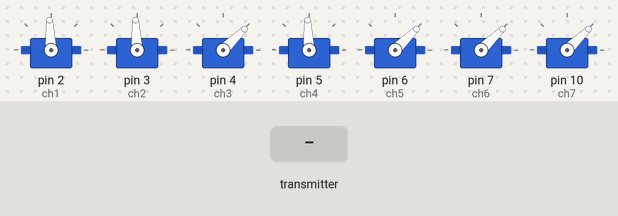
Bench run of a sketch on a simulated Arduino Uno, built with avr-gcc and run on an emulated ATmega328P. On the bench: 7 × servo. Inputs (shaded band) come from the test bench. No radio packets arrive unless stated; what the sketch prints to the serial monitor is not drawn.

Above: at 4.2 s.
4.3 s: the transmitter starts sending potLX = 64
At 5.5 s:
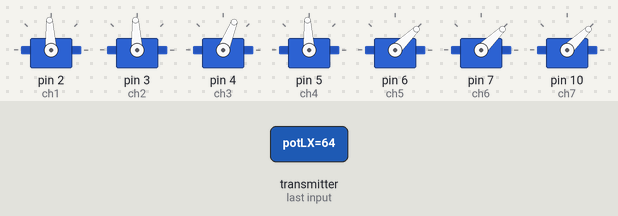
5.8 s: the transmitter starts sending potLY = 0
At 6.9 s:
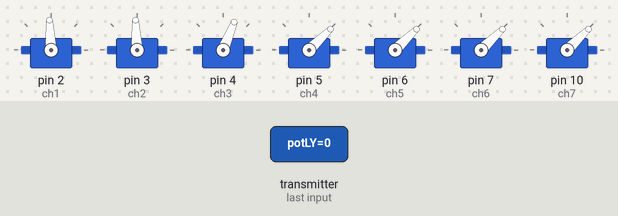
7.3 s: the transmitter starts sending potRX = 0
At 7.8 s:
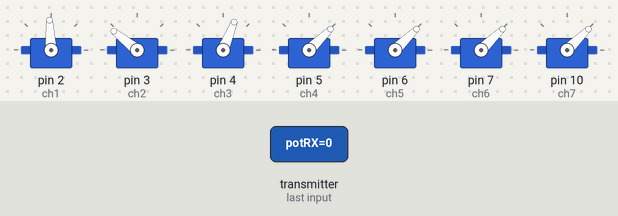
8.8 s: the transmitter starts sending potRY = 0
At 10.0 s:
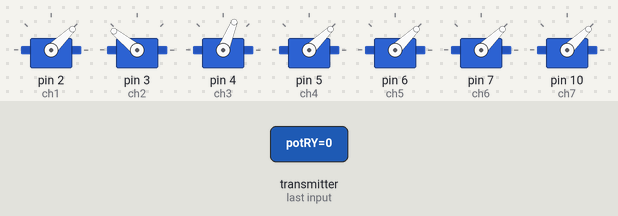
10.3 s: the transmitter starts sending potLX = 0
At 11.6 s:
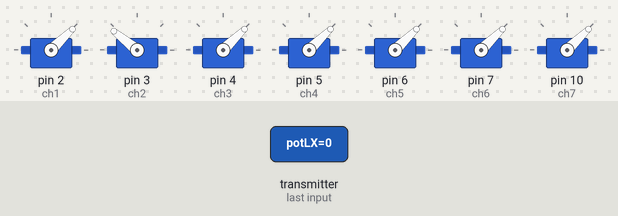
Timing chart, 0 to 12.8 s (numbered marks = the images above; inputs shaded):
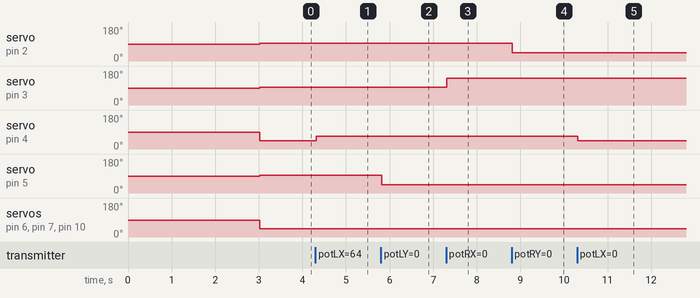

Measured:
- after the input at 4.3 s, servo on pin 4 (ch3): 44° → 68° at once
- after the input at 5.8 s, servo on pin 5 (ch4): 93° → 44° at once
- after the input at 7.3 s, servo on pin 3 (ch2): 93° → 141° at once
- after the input at 8.8 s, servo on pin 2 (ch1): 93° → 44° at once
- after the input at 10.3 s, servo on pin 4 (ch3): 68° → 44° at once

The sketch:

receiver.ino
```cpp
#include <SPI.h>
#include <nRF24L01.h>
#include <RF24.h>
#include <Servo.h>


#define RC_CHANNEL_MIN 990
#define RC_CHANNEL_MAX 2010

#define SBUS_MIN_OFFSET 173
#define SBUS_MID_OFFSET 992
#define SBUS_MAX_OFFSET 1811
#define SBUS_CHANNEL_NUMBER 16
#define SBUS_PACKET_LENGTH 25
#define SBUS_FRAME_HEADER 0x0f
#define SBUS_FRAME_FOOTER 0x00
#define SBUS_FRAME_FOOTER_V2 0x04
#define SBUS_STATE_FAILSAFE 0x08
#define SBUS_STATE_SIGNALLOSS 0x04
#define SBUS_UPDATE_RATE 15  //ms


Servo ch1;
Servo ch2;
Servo ch3;
Servo ch4;
Servo ch5;
Servo ch6;
Servo ch7;


struct joystick {
  byte potLX;
  byte potLY;
  byte potRX;
  byte potRY;
  byte analog1;
  byte analog2;
  byte analog3;
  byte aux1;
  byte aux2;
  byte aux3;
  byte aux4;
  byte aux5;
};

joystick data;

const uint64_t pipeOut = 000322;

RF24 radio(9, 8);

// Default value

void ResetData() {
  data.potLX = 0;
  data.potLY = 127;
  data.potRX = 127;
  data.potRY = 127;
  data.analog1 = 0;
  data.analog2 = 0;
  data.analog3 = 0;
  data.aux1 = 0;
  data.aux2 = 0;
  data.aux3 = 0;
  data.aux4 = 0;
  data.aux5 = 0;
}

void sbusPreparePacket(uint8_t packet[], int channels[], bool isSignalLoss, bool isFailsafe) {

  static int output[SBUS_CHANNEL_NUMBER] = { 0 };

  /*
     * Map 1000-2000 with middle at 1500 chanel values to
     * 173-1811 with middle at 992 S.BUS protocol requires
     */
  for (uint8_t i = 0; i < SBUS_CHANNEL_NUMBER; i++) {
    output[i] = map(channels[i], RC_CHANNEL_MIN, RC_CHANNEL_MAX, SBUS_MIN_OFFSET, SBUS_MAX_OFFSET);
  }

  uint8_t stateByte = 0x00;
  if (isSignalLoss) {
    stateByte |= SBUS_STATE_SIGNALLOSS;
  }
  if (isFailsafe) {
    stateByte |= SBUS_STATE_FAILSAFE;
  }
  packet[0] = SBUS_FRAME_HEADER;  //Header

  packet[1] = (uint8_t)(output[0] & 0x07FF);
  packet[2] = (uint8_t)((output[0] & 0x07FF) >> 8 | (output[1] & 0x07FF) << 3);
  packet[3] = (uint8_t)((output[1] & 0x07FF) >> 5 | (output[2] & 0x07FF) << 6);
  packet[4] = (uint8_t)((output[2] & 0x07FF) >> 2);
  packet[5] = (uint8_t)((output[2] & 0x07FF) >> 10 | (output[3] & 0x07FF) << 1);
  packet[6] = (uint8_t)((output[3] & 0x07FF) >> 7 | (output[4] & 0x07FF) << 4);
  packet[7] = (uint8_t)((output[4] & 0x07FF) >> 4 | (output[5] & 0x07FF) << 7);
  packet[8] = (uint8_t)((output[5] & 0x07FF) >> 1);
  packet[9] = (uint8_t)((output[5] & 0x07FF) >> 9 | (output[6] & 0x07FF) << 2);
  packet[10] = (uint8_t)((output[6] & 0x07FF) >> 6 | (output[7] & 0x07FF) << 5);
  packet[11] = (uint8_t)((output[7] & 0x07FF) >> 3);
  packet[12] = (uint8_t)((output[8] & 0x07FF));
  packet[13] = (uint8_t)((output[8] & 0x07FF) >> 8 | (output[9] & 0x07FF) << 3);
  packet[14] = (uint8_t)((output[9] & 0x07FF) >> 5 | (output[10] & 0x07FF) << 6);
  packet[15] = (uint8_t)((output[10] & 0x07FF) >> 2);
  packet[16] = (uint8_t)((output[10] & 0x07FF) >> 10 | (output[11] & 0x07FF) << 1);
  packet[17] = (uint8_t)((output[11] & 0x07FF) >> 7 | (output[12] & 0x07FF) << 4);
  packet[18] = (uint8_t)((output[12] & 0x07FF) >> 4 | (output[13] & 0x07FF) << 7);
  packet[19] = (uint8_t)((output[13] & 0x07FF) >> 1);
  packet[20] = (uint8_t)((output[13] & 0x07FF) >> 9 | (output[14] & 0x07FF) << 2);
  packet[21] = (uint8_t)((output[14] & 0x07FF) >> 6 | (output[15] & 0x07FF) << 5);
  packet[22] = (uint8_t)((output[15] & 0x07FF) >> 3);

  packet[23] = stateByte;          //Flags byte
  packet[24] = SBUS_FRAME_FOOTER;  //Footer
}

uint8_t sbusPacket[SBUS_PACKET_LENGTH];
int rcChannels[SBUS_CHANNEL_NUMBER];

uint32_t currentMillis = 0;
uint32_t sbusTime = 0;

unsigned long lastRecvTime = 0;
unsigned long now = 0;


void setup() {

  ch1.attach(2);  // Sorvo or ESC output D2
  ch2.attach(3);  // Sorvo or ESC output D3
  ch3.attach(4);  // Sorvo or ESC output D4
  ch4.attach(5);  // Sorvo or ESC output D5
  ch5.attach(6);  // Sorvo or ESC output D6
  ch6.attach(7);  // Sorvo or ESC output D6
  ch7.attach(10); // Sorvo or ESC output D10


  ResetData();  // Defaukt channel value
  delay(1000);

  radio.begin();
  radio.openReadingPipe(1,pipeOut);
  radio.setChannel(125);
  radio.setAutoAck(false);
  radio.setDataRate(RF24_250KBPS);
  radio.setPALevel(RF24_PA_MAX);
  radio.startListening();


  delay(1000);
  for (uint8_t i = 0; i < SBUS_CHANNEL_NUMBER; i++) {
    rcChannels[i] = 1500;
    if(i == 2)  rcChannels[i] = 1000;
  }
  delay(1000);
  Serial.begin(100000, SERIAL_8E2);
}

void loop() {

  if (radio.available()) {
    radio.read(&data, sizeof(joystick));
    lastRecvTime = millis();
  }


  now = millis();
  if (now - lastRecvTime > 1000) {
    ResetData();
  }


 int randNumber = 1;


  rcChannels[0] = map(data.potRY, 0, 255, 1000, 2000);
  rcChannels[1] = map(255 - data.potRX, 0, 255, 1000, 2000);
  rcChannels[2] = map(data.potLX, 0, 255, 1000, 2000);
  rcChannels[3] = map(data.potLY, 0, 255, 1000, 2000);
  rcChannels[4] = map(data.analog1, 0, 255, 1000, 2000);
  rcChannels[5] = map(data.analog2, 0, 255, 1000, 2000);
  rcChannels[6] = map(data.analog3, 0, 255, 1000, 2000);
  rcChannels[7] = map(data.aux1, 0, 1, 1000, 2000);
  rcChannels[8] = map(data.aux2, 0, 1, 1000, 2000);
  rcChannels[9] = map(data.aux3, 0, 1, 1000, 2000);
  rcChannels[10] = map(data.aux4, 0, 1, 1000, 2000);
  rcChannels[11] = map(data.aux5, 0, 1, 1000, 2000);


  currentMillis = millis();

  if (currentMillis > sbusTime) {
    sbusPreparePacket(sbusPacket, rcChannels, false, false);
    Serial.write(sbusPacket, SBUS_PACKET_LENGTH);
    sbusTime = currentMillis + SBUS_UPDATE_RATE;

    // Write the PWM signal

    ch1.writeMicroseconds(rcChannels[0]);
    ch2.writeMicroseconds(rcChannels[1]);
    ch3.writeMicroseconds(rcChannels[2]);
    ch4.writeMicroseconds(rcChannels[3]);
    ch5.writeMicroseconds(rcChannels[4]);
    ch6.writeMicroseconds(rcChannels[5]);
    ch7.writeMicroseconds(rcChannels[6]);
  }
}
```
